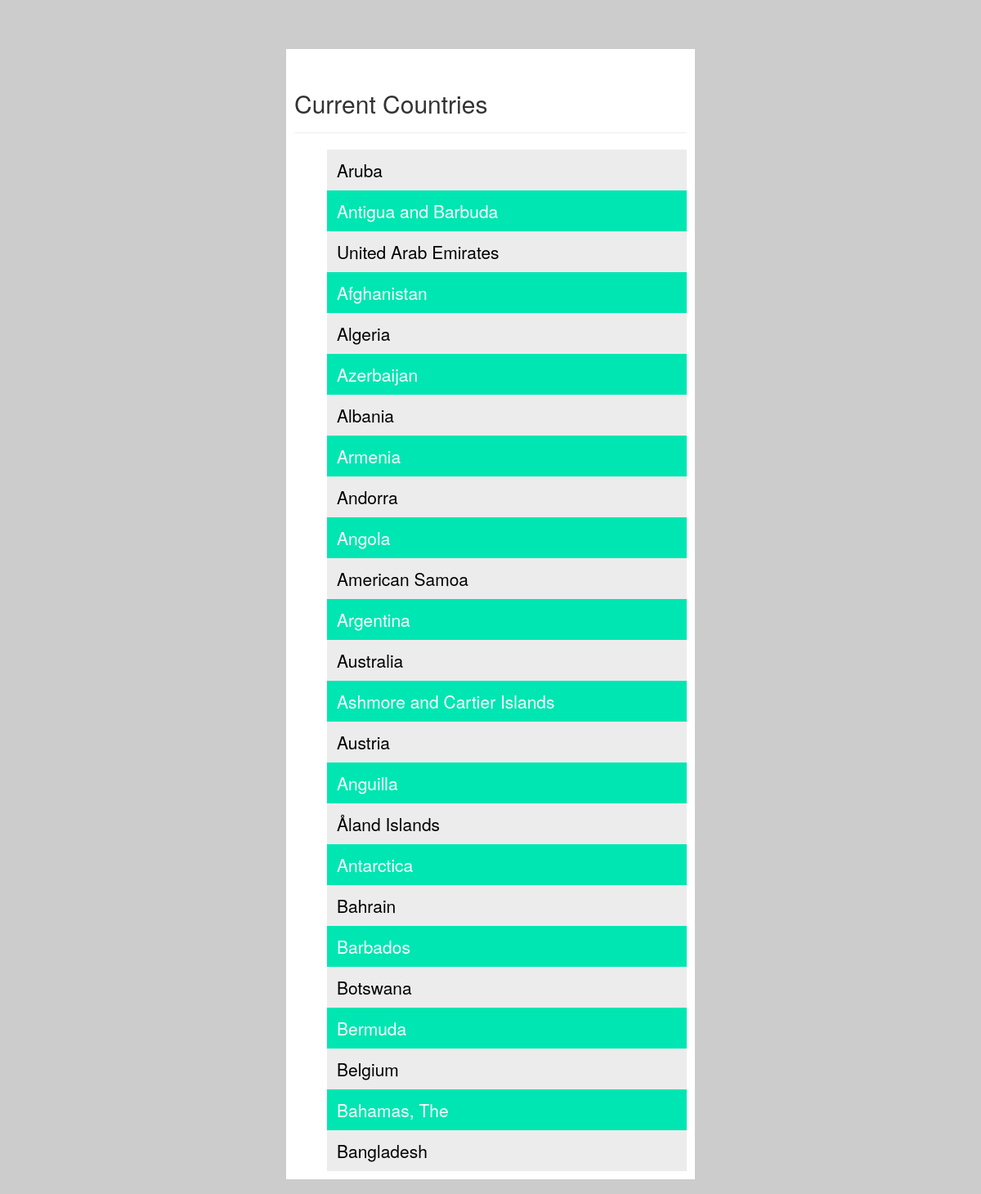
The page / on the database its author committed.
### tables this page shows
CREATE TABLE IF NOT EXISTS `country` (
  `cc_fips` varchar(2) DEFAULT NULL,
  `cc_iso` varchar(2) DEFAULT NULL,
  `tld` varchar(3) DEFAULT NULL,
  `name` varchar(100) DEFAULT NULL
);

### functions.php (called while the page is built, shortened)
<?php
	function getCountries($start, $num){
		$sql = "SELECT * FROM country LIMIT $start, $num";
		$arr = array();
		$query = mysql_query($sql);
		while ($row = mysql_fetch_assoc($query)) {
			$arr[] = $row;
		}
		return $arr;
	}
?>

### index.php (the view, shortened to what this page needs)
<?php require_once'functions.php'; connect(); ?>
<!doctype html>
<html lang="en">
<head>
    <link rel="stylesheet" href="css/bootstrap.min.css"/>
</head>
<body>
    <div class="container">
        <div class="page-header">
            <h2>Current Countries</h2>
        </div>
        <?php $cnt = getCountries(0, 25) ?>
        <ul id="country">
             <?php foreach($cnt as $c): ?>
                <li><?php echo $c['name']; ?></li>
             <?php endforeach ?>
        </ul>
    </div>
</body>
</html>

### index.php (style rules this page uses)
body { background: #cccccc; padding-top: 60px; }
.container { background: #fff; padding: 10px; width: 500px; margin-bottom: 50px; }
ul { list-style: none; margin: 0 auto; }
li:nth-child(odd) { background: #ececec; padding: 10px; font-size: 1.5em; color:#000; border-left: 2px solid #ececec; }
li:nth-child(even) { background: #00e6b2; border-left: 2px solid #00e6b2; padding: 10px; font-size: 1.5em; color:#fff; }

### rows shown on the page
country: name "Aruba"
country: name "Antigua and Barbuda"
country: name "United Arab Emirates"
country: name "Afghanistan"
country: name "Algeria"
country: name "Azerbaijan"
country: name "Albania"
country: name "Armenia"
country: name "Andorra"
country: name "Angola"
country: name "American Samoa"
country: name "Argentina"
country: name "Australia"
country: name "Ashmore and Cartier Islands"
country: name "Austria"
country: name "Anguilla"
country: name "Åland Islands"
country: name "Antarctica"
country: name "Bahrain"
country: name "Barbados"
country: name "Botswana"
country: name "Bermuda"
country: name "Belgium"
country: name "Bahamas, The"
country: name "Bangladesh"
